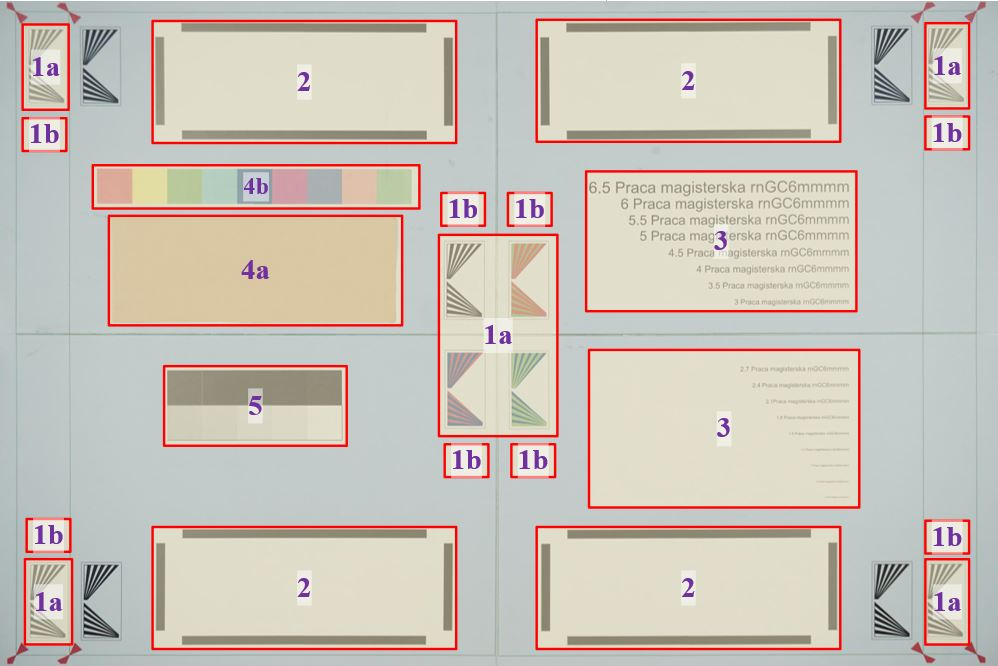
#> input picture plansza_real_photo_obszary.JPG, 998 x 666 px; its folder holds only this picture in this run
$ python -i kadruj.py   (imports and definitions only)
#> lines starting #> are read from the running program, lines starting #| are printed output that depends on the picture
from PIL import Image
import PIL
import math

import glob

def openFolder(path):
    for filename in glob.glob(path + '/*.JPG'):
        img=Image.open(filename)

    return img

def find_max_index(t: tuple) -> int:
    max = -1
    max_index = -1
    for idx, val in enumerate(t):
        if(val>max):
            max = val
            max_index = idx

    return max_index

def is_dark_red(value: tuple) -> bool:
    if((value[0] > 1.4 * value[1] and value[0] > value[2] * 1.4) and (value[0] > 20 + value[1] and value[0] > value[2] + 20)):
        return True
    else:
        return False

def red_diff(value: tuple) -> bool:
    if(value[0] - 15 > value[1] and value[0] -15 > value[2]):
        return True
    else:
        return False

def is_red(value: tuple) -> bool:
    if((value[0]>=130 and value[1]< 130 and value[2] < 130 and red_diff(value) and find_max_index(value) == 0) or is_dark_red(value)):
    #if((value[0]>=130 and value[1]<= 130 and value[2] <= 130 and find_max_index(value) == 0)):
        return True
    else:
        return False

def openFolder(path) -> Image.Image:
    for filename in glob.glob(path + '/*.JPG'):
        img=Image.open(filename)

    return img

def vertexes_cropped_images(px: Image.Image, mfw: float, mfh: float, x: int, y: int) -> list:


    #                   left-top            right-top              left-down             right-down
    crop_coords = [[0, 0, mfw, mfh], [x - mfw, 0, x, mfh ], [0, y - mfh, mfw, y], [x - mfw, y - mfh, x , y]]

    cropped_images = []

    for i in range(4):
        p = px.crop((crop_coords[i][0], crop_coords[i][1], crop_coords[i][2], crop_coords[i][3]))
        cropped_images.append(p)
        p.save("crop_pom/pom" + str(i) + ".png")

    return cropped_images

def choose_crop_coordinates(lt: list, x: int, y: int, mfw: int, mfh: int) -> tuple:
    #input
    #list: left-top, right-top, left-down, right-down

    lt1 = lt

    for i in range(4):

            xf = i%2
            yf = math.floor(i/2)

            lt1[i][0] = xf * (x - mfw) + lt1[i][0]
            lt1[i][1] = yf * (y - mfh) + lt1[i][1]

    for i in range(4):

        for j in range(2):
            print(lt[i][j], end = ' ')
        print()

    """
    Rownoznaczny kod, ale mniej czytelny
    for i in range(4):
        for j in range(2):
            f = (i%2, math.floor(i/2))

            lt[i][j] = ((j + 1) % 2) * f[0] * (x - mfw) + (j % 2) * f[1] * (y - mfh) + lt[i][j]

    """
    #left
    min_hor = 10000
    for i in range(4):
        if(lt1[i][0] < min_hor):
            min_hor = lt1[i][0]

    #top
    min_vert = 10000
    for i in range(4):
        if(lt1[i][1] < min_vert):
            min_vert = lt1[i][1]

    #right
    max_hor = -1
    for i in range(4):
        if(lt1[i][0] > max_hor):
            max_hor = lt1[i][0]

    #down
    max_vert = -1
    for i in range(4):
        if(lt1[i][1] > max_vert):
            max_vert = lt1[i][1]

    print("min_hor:", min_hor, "min_vert:", min_vert, "max_hor:", max_hor, "max_vert:", max_vert)

    if(not(min_vert == 10000 or min_hor == 10000 or max_vert == -1 or max_hor == -1 )):

        return (min_hor, min_vert, max_hor, max_vert)

    else:
        print("Blad wyboru wspolrzednych")
        return (-1, -1, -1, -1)


def find_crop_point(img: Image.Image) -> list:

    im = img

    x, y = im.size

    row_points = []
    """
    print("srodek:", im.getpixel((4, 5)))

    print("czerwony:", im.getpixel((30, 35)))


    #print("krawedz:", im.getpixel((65, 58)))

    #print("uśrednione tło:", im.getpixel((70, 43)))

    print("tło:", im.getpixel((63, 65)))
    """

    max1 = 0
    p_max1 = -1

    min = x
    p_min = -1

    max2 = 0
    p_max2 = -1

    #finding stage
    fs = 0

    for i in range(y):
        liczba = 0
        for j in range(x):
            k = im.getpixel((j,i))

            if(is_red(k)):
                liczba += 1
            if(j == x - 1):
                row_points.append(liczba)

    #find crop_point
    for index, value in enumerate(row_points):

        #find max1
        if(fs == 0):

            if(value > max1):
                max1 = value
                p_max1 = index

            elif(max1 * 0.5 > value and max1 - 10 > value):

                fs = 1

        #find min
        if(fs == 1):

            if(value < min and value != 0):
                min = value
                p_min = index

            elif(min * 2 < value and min + 10 < value):
                fs = 2

        if(fs == 2):
        #find max2
            if(value > max2):
                max2 = value
                p_max2 = index

    if(not (p_max1 == -1 or p_min == -1 or p_max2 == -1)):
        # print("MAX1 - value:", max1, "index:", p_max1)
        # print("MIN - value:", min, "index:", p_min)
        # print("MAX2 - value:", max2, "index:", p_max2)

        first = -1
        last = 0

        for i in range(x):
            k = im.getpixel((i, p_min))

            if(is_red(k)):
                    first = i
                    last = first + min


        if(not(first == -1)):
            cpy = p_min
            cpx = first + math.floor((last - first)/2)

            cp = [cpx, cpy]
            print("Punkt wyciecia:")
            print(cp)

            return cp

        else:
            print("Blad znalezienia pierwszego i ostatniego czerwonego piksela w wierszu min")
            return [-1, -1]
    else:
        print("Blad indeksow do znalezienia minimum czerwonego")
        return [-2, -2]


    """
    for index, value in enumerate(row_points):
        print(index, value)
    """

def main(im: Image.Image):

    if(im):
        #okreslenie o ile wycinek ma byc dalej wyciety od rogu zdjecia planszy
        x, y = im.size

        if(0.6 <= y/x <= 0.706):

            mfw = 240
            mfh = 240
        elif(0.706 < y/x <= 0.8):
            mfw = 350
            mfh = 350
        else:
            print("Niepoprawne proporcje zdjęcia")
            return 0

        #przygotowanie wycinkow rogow kadrow
        cropped_images = []
        cropped_images = vertexes_cropped_images(im, mfw, mfh, x, y)

        coords_list = []

        #znalezienie gdzie jest punkt wyciecia na kazdym obszarze do kontroli kadrowania planszy
        for i in range(4):
            pom = find_crop_point(cropped_images[i])
            if(not(pom[0] == -1 or pom[0] == -2)):
                coords_list.append(pom)
            else:
                return 0

        #ustalenie ktore z punktow wyciecia definiuje jak najwiekszy wycinek i na jego podstawie przygtowanie wpolrzednych do kadrowania
        ccc = choose_crop_coordinates(coords_list, x, y, mfw, mfh)

        if(not (ccc == (-1, -1, -1, -1))):
            imout = im.crop(ccc)

            imout.save("cropped_photo/pokadrowaniu.png")

            print("Kadrowanie zakonczone")

            return imout
        else:
            print("Niepoprawne kadrowanie")
            return 0

    else:
        print("Kadruj - blad: nie wprowadzono poprawnie zdjecia")
        return 0

# [2 lines not run here, left out]


>>> from PIL import Image
>>> picture = Image.open('plansza_real_photo_obszary.JPG')
#> picture is the input picture: PIL image 998x666 RGB; mean R, G, B 202.6, 194.8, 185.3
>>> result = main(picture)
#> the loop in vertexes_cropped_images, `for i in range(4):` made 4 passes
#> pass 1, in vertexes_cropped_images, `p = px.crop((crop_coords[i][0], crop_coords[i][1], crop_coords[i][2], ..`:
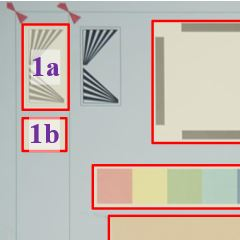
#> p: PIL image 240x240 RGB; mean R, G, B 196.6, 186.6, 178.1
#> pass 2, in vertexes_cropped_images, `p = px.crop((crop_coords[i][0], crop_coords[i][1], crop_coords[i][2], ..`:
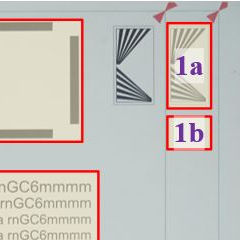
#> p: PIL image 240x240 RGB; mean R, G, B 198.1, 192.9, 187.2
#> pass 3, in vertexes_cropped_images, `p = px.crop((crop_coords[i][0], crop_coords[i][1], crop_coords[i][2], ..`:
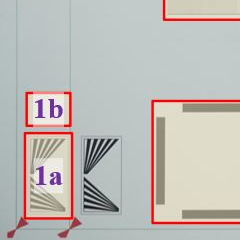
#> p: PIL image 240x240 RGB; mean R, G, B 191.7, 187.9, 183.4
#> after the loop in vertexes_cropped_images, `for i in range(4):`:
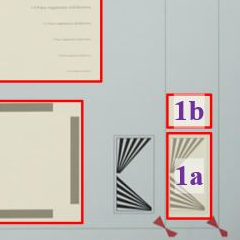
#> p: PIL image 240x240 RGB; mean R, G, B 197.4, 191.3, 184.5
#> after the loop in vertexes_cropped_images, `for i in range(4):`: cropped_images = 4 items
#> the loop in main, `for i in range(4):` made 4 passes
#> pom on passes 1 to 4: [15, 11], [166, 10], [76, 91], [97, 83]
#> after the loop in main, `for i in range(4):`: coords_list = [[15, 11], [166, 10], [76, 91], [97, 83]]
#> after the loop in choose_crop_coordinates, `for i in range(4):`: lt1 = [[15, 11], [924, 10], [76, 517], [855, 509]]
#> the loop in choose_crop_coordinates, `for i in range(4): ` made 4 passes
#| 15 11
#| 924 10
#| 76 517
#| 855 509
#> the loop in choose_crop_coordinates, `for i in range(4):` made 4 passes
#> min_hor on pass 1: 15
#> after the loop in choose_crop_coordinates, `for i in range(4):`: min_hor = 15
#> the loop in choose_crop_coordinates, `for i in range(4):` made 4 passes
#> min_vert on passes 1 to 2: 11, 10
#> after the loop in choose_crop_coordinates, `for i in range(4):`: min_vert = 10
#> the loop in choose_crop_coordinates, `for i in range(4):` made 4 passes
#> max_hor on passes 1 to 2: 15, 924
#> after the loop in choose_crop_coordinates, `for i in range(4):`: max_hor = 924
#> the loop in choose_crop_coordinates, `for i in range(4):` made 4 passes
#> max_vert on passes 1, 3: 11, 517
#> after the loop in choose_crop_coordinates, `for i in range(4):`: max_vert = 517
#| min_hor: 15 min_vert: 10 max_hor: 924 max_vert: 517
#> in main, `ccc = choose_crop_coordinates(coords_list, x, y, mfw, mfh)`: ccc = (15, 10, 924, 517)
#> in main, `imout = im.crop(ccc)`:
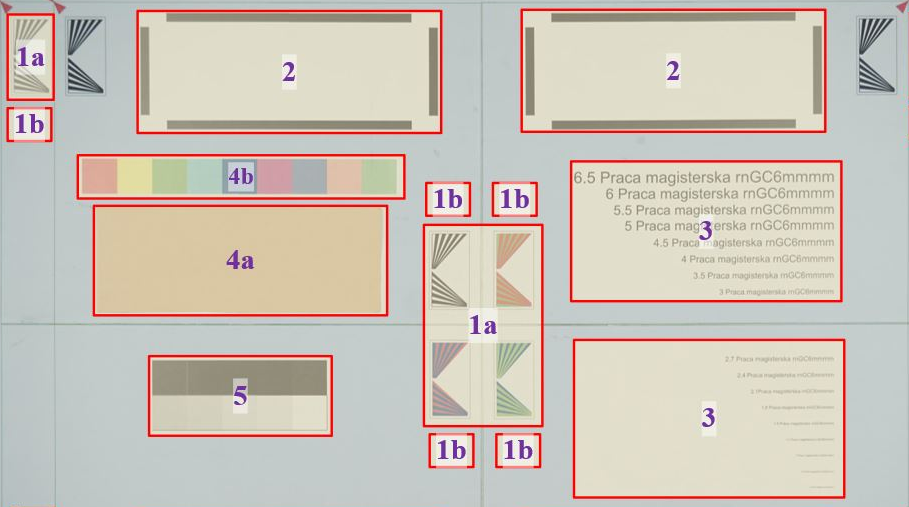
#> imout: PIL image 909x507 RGB; mean R, G, B 204.8, 196.4, 185.9
